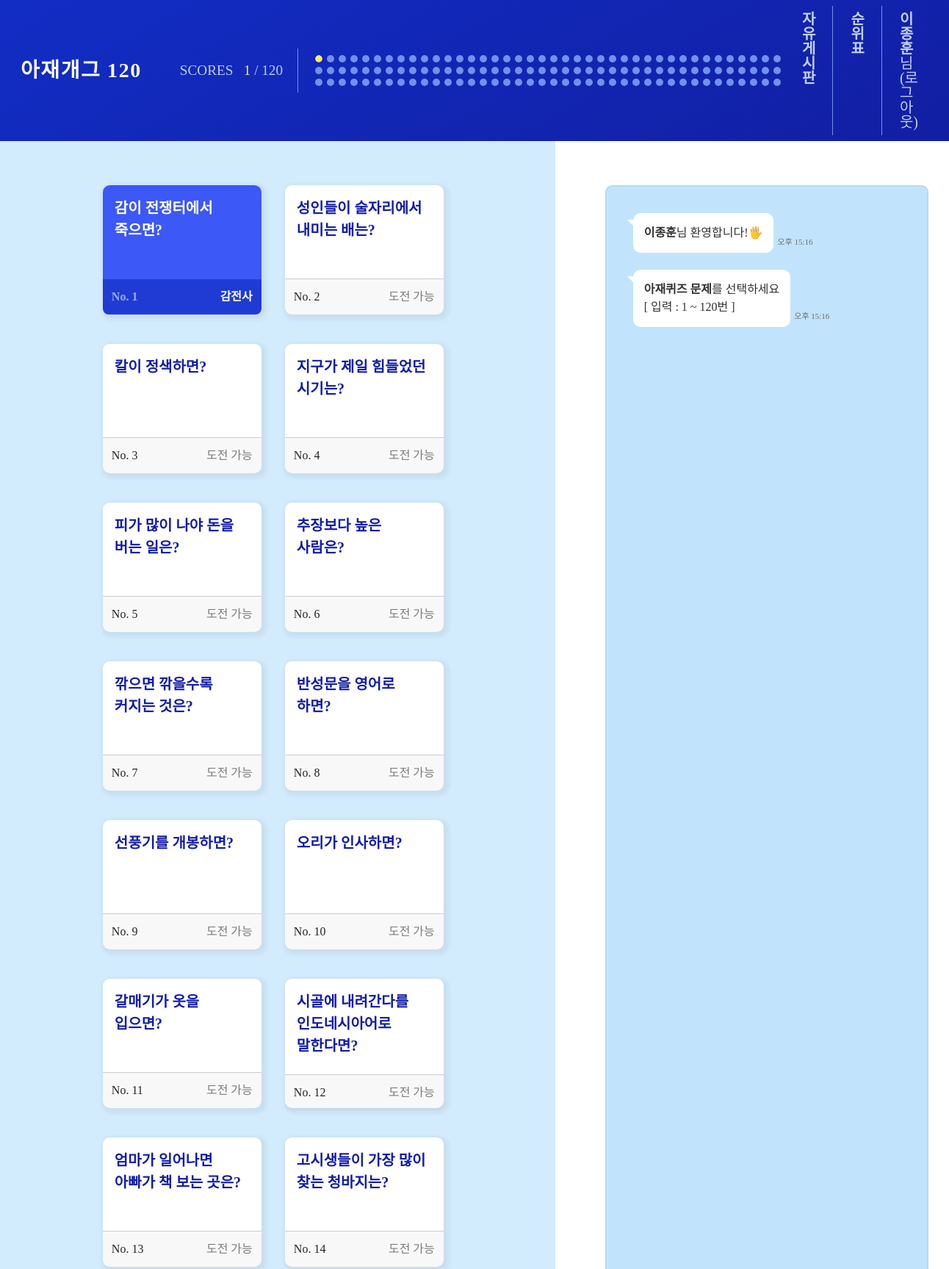
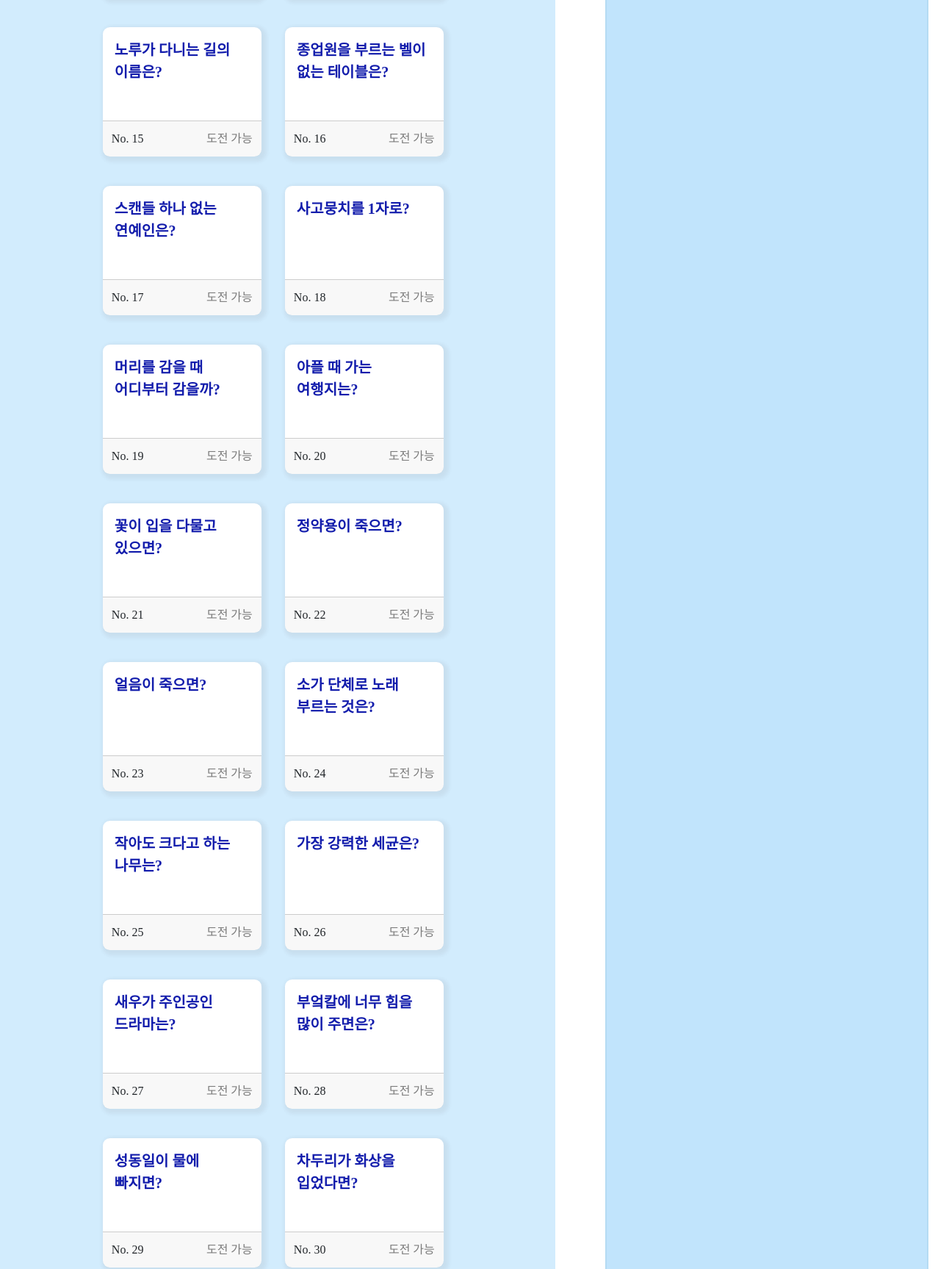
The app's page /status/show/ (signed in, upper part) with its own data (2 pictures, top to bottom).
### homepage/models.py (models this page shows, shortened)
class Users(db.Model):
    __tablename__ = 'users'
    id = db.Column(db.Integer, primary_key=True)
    username = db.Column(db.String(50), unique=True, nullable=False)
    password = db.Column(db.String(200), nullable=False)
    email = db.Column(db.String(120), unique=True, nullable=False)
    comment = db.Column(db.String(20), nullable=True)

class azquiz(db.Model):
    id = db.Column(db.Integer, primary_key=True)
    quiz = db.Column(db.String(150), nullable=False)
    answer = db.Column(db.String(50), nullable=False)
    hint = db.Column(db.String(50), nullable=False)

### homepage/views/status_views.py (the view)
@bp.route('/show/', methods=('GET', 'POST'))
@login_required
def show():
    solved_quiz_ids = solvedCount()
    quizs = azquiz.query
    return render_template('status.html', quizs=quizs, solved_quiz_ids=solved_quiz_ids)

### homepage/views/auth_views.py (called while the page is built)
@bp.before_app_request
def load_logged_in_user():
    user_id = session.get('user_id')
    if user_id is None:
        g.user = None
    else:
        g.user = Users.query.get(user_id)

def login_required(view):
    @functools.wraps(view)
    def wrapped_view(*args, **kwargs):
        if g.user is None:
            _next = request.url if request.method == 'GET' else ''
            return redirect(url_for('auth.login', next=_next))
        return view(*args, **kwargs)
    return wrapped_view

### homepage/views/status_views.py (called while the page is built)
def solvedCount():
    solved = Solved.query.filter_by(user_id=g.user.id).all()
    solved_quiz_ids = []
    for solve in solved:
        solved_quiz_ids.append(solve.quiz_id)
    return solved_quiz_ids

### homepage/templates/status.html (shortened to what this page needs)
{% extends 'base.html' %}
{% block content %}
<link rel="stylesheet" href="{{ url_for('static', filename='reset.min.css') }}" />
<div class="container-fruid whole_wrap">
    <div class="row">
        <div class="col-sm-7 quiz_wrap">
            <div class="d-flex flex-wrap justify-content-center align-items-start mx-3 my-4 p-3">
                {% for quiz in quizs %}
                <div class="my-1 quizBoxSelect" id="{{ loop.index }}">
                    <div class="col-10 card azcard m-3" style="width: 13.5rem; height: 11rem; border-radius: 0.6rem;"
                        id="quizbox{{ loop.index }}">
                        {% if quiz.id in solved_quiz_ids %}
                        <div class="card-body text-quiz quizsuccess-top">
                            <h5 class="card-title fs-5 text fw-bold lh-base quizsuccess-text"
                                style="word-break:keep-all" id="quiz{{ quiz.id }}">{{ quiz.quiz }}</h5>
                        </div>
                        <div class="container card-footer quizsuccess">
                            <div class="row">
                                <span class="col-5 p-2 fs-6 fw-bold quizsuccess-number">No. {{ quiz.id }}</span>
                                <span class="col-7 text-end p-2 text-light fw-bold">
                                    {{ quiz.answer }}
                                </span>
                            </div>
                        </div>
                        {% else %}
                        <div class="card-body text-quiz" id="quizCardBody{{ quiz.id }}">
                            <h5 class="card-title fs-5 text fw-bold lh-base" style="word-break: keep-all"
                                id="quiz{{ quiz.id }}">{{ quiz.quiz }}</h5>
                        </div>
                        <div class="container card-footer" id="unSolvedDiv{{ quiz.id }}">
                            <div class="row">
                                <span class="col-5 p-2 fs-6" id="unSolvedSpanQuizId{{ quiz.id }}">No. {{
                                    quiz.id}}</span>
                                <span class="col-7 text-end p-2 text-black-50" id="unSolvedSpan{{ quiz.id }}">
                                    도전 가능
                                </span>
                            </div>
                        </div>
                        {% endif %}
                    </div>
                </div>
                {% endfor %}
            </div>
        </div>
        <div class="col-lg-5">
            <div class="chat_wrap">
                <div class="inner">
                </div>
            </div>
        </div>
    </div>
</div>
{% endblock %}

### homepage/templates/navbar.html (shortened to what this page needs)
<nav class="navbar navbar-expand-lg navbar-light nav-gradient-background" style="
    width: 100%; z-index: 9999;" id="navbar">
    <div class="container-fluid">
        <a class="navbar-brand text-light fw-bold p-3 fs-3 nav-font nav-line-height"
            href="{{ url_for('main.index') }}">아재개그&nbsp;120</a>
        {% if g.user and not all_user_data %}
        <div class="scores">
            <div class="scores-text">
                <h2>SCORES&nbsp;&nbsp;&nbsp;<b id="solvedCountNumber" class="scores-number">{{ solved_quiz_ids|length }}</b>&nbsp;/&nbsp;120</h2>
            </div>
            <div class="scores-circles">
                <ul class="circles">
                    {% for i in range(1, 41) %}
                    {% if i in solved_quiz_ids %}
                    <li class="circle-solved" id="score{{ i }}"></li>
                    {% else %}
                    <li class="circle" id="score{{ i }}"></li>
                    {% endif %}
                    {% endfor %}
                </ul>
                <ul class="circles">
                    {% for i in range(41, 81) %}
                    {% if i in solved_quiz_ids %}
                    <li class="circle-solved" id="score{{ i }}"></li>
                    {% else %}
                    <li class="circle" id="score{{ i }}"></li>
                    {% endif %}
                    {% endfor %}
                </ul>
                <ul class="circles">
                    {% for i in range(81, 121) %}
                    {% if i in solved_quiz_ids %}
                    <li class="circle-solved" id="score{{ i }}"></li>
                    {% else %}
                    <li class="circle" id="score{{ i }}"></li>
                    {% endif %}
                    {% endfor %}
                </ul>
            </div>
        </div>
        {% endif %}
        {% if g.user %}
        <div class="collapse navbar-collapse justify-content-end px-2 fs-5" id="navbarSupportedContent"
            style="flex-grow:0;">
            <ul class="navbar-nav me-3">
                <li class="nav-item me-3 nav-rank">
                    <a class="nav-link text-nav" href="{{ url_for('question._list') }}"><b class="fw-bold">자유게시판</b></a>
                </li>
                <li class="nav-item me-3 nav-rank">
                    <a class="nav-link text-nav" href="{{ url_for('rank.rank') }}"><b class="fw-bold">순위표</b></a>
                </li>
                <li class="nav-item">
                    <a class="nav-link text-nav" href="{{ url_for('auth.logout') }}"><b class="fw-bold">{{
                            g.user.username }}</b>님 (로그아웃)</a>
                </li>
            </ul>
                {% endif %}
            </div>
        </div>
</nav>

### homepage/static/style.css (style rules this page uses)
html, body { scroll-behavior: smooth; }
body { overflow: hidden; }
.scores-number { color: #f3f169; }
.scores-text { padding: 20px; font-family: 'EliceDigitalBaeum_Bold'; color: #c0ccec; font-size: 1.2em; border-right: 0.5px solid #7291ec; margin-right: 20px; }
.scores-circles { display: flex; flex-direction: column; justify-content: start; align-items: center; padding-right: 10px; }
.circles { display: flex; flex-wrap: nowrap; justify-content: center; align-items: center; }
.circle { background-color: #7291ec; width: 10px; height: 10px; border-radius: 50%; margin: 3px; }
.circle-solved { transition: background-color 0.3s ease-in-out; background-color: #f3f169; outline: 2px solid #1521c2; width: 10px; height: 10px; border-radius: 50%; margin: 3px; }
.nav-font { font-family: 'EliceDigitalBaeum_Bold'; letter-spacing: 0.1rem; }
.nav-line-height { line-height: 1.5; }
.text-quiz { color: #131dac; }
.nav-gradient-background { background: linear-gradient(-30deg, #121b9c, #1622ce, #111a97, #122dc5); background-size: 400% 400%; animation: gradient 8s ease infinite; }
.azcard { border: none; box-shadow: 3px 3px 5px 4px rgb(77, 71, 71, 0.075); }
.card-footer:last-child { border-radius: 0 0 0.5rem 0.5rem; }
.quizsuccess-top { transition: background-color 0.5s ease-in-out; background-color: #3c58f7; border-top-left-radius: 0.6rem; border-top-right-radius: 0.6rem; }
.quizsuccess-top .quizsuccess-text { transition: color 0.5s ease-in-out; color: #FFFFFF !important; }
.quizsuccess-number { transition: color 0.5s ease-in-out; color: #9aace7 !important; }
.quizsuccess { transition: background-color 0.5s ease-in-out; background-color: #203bd4; border-top: 0; }
.quizBoxSelect { opacity: 1; }
.whole_wrap { overflow: hidden; height: 100vh; }
.text-nav { color: #c4cef0 !important; }

### records on screen
Users: user.username "이종훈"
azquiz: quiz "감이 전쟁터에서 죽으면?", id "1", answer "감전사"
azquiz: quiz "성인들이 술자리에서 내미는 배는?", id "2"
azquiz: quiz "칼이 정색하면?", id "3"
azquiz: quiz "지구가 제일 힘들었던 시기는?", id "4"
azquiz: quiz "피가 많이 나야 돈을 버는 일은?", id "5"
azquiz: quiz "추장보다 높은 사람은?", id "6"
azquiz: quiz "깎으면 깎을수록 커지는 것은?", id "7"
azquiz: quiz "반성문을 영어로 하면?", id "8"
azquiz: quiz "선풍기를 개봉하면?", id "9"
azquiz: quiz "오리가 인사하면?", id "10"
azquiz: quiz "갈매기가 옷을 입으면?", id "11"
azquiz: quiz "시골에 내려간다를 인도네시아어로 말한다면?", id "12"
azquiz: quiz "엄마가 일어나면 아빠가 책 보는 곳은?", id "13"
azquiz: quiz "고시생들이 가장 많이 찾는 청바지는?", id "14"
azquiz: quiz "노루가 다니는 길의 이름은?", id "15"
azquiz: quiz "종업원을 부르는 벨이 없는 테이블은?", id "16"
azquiz: quiz "스캔들 하나 없는 연예인은?", id "17"
azquiz: quiz "사고뭉치를 1자로?", id "18"
azquiz: quiz "머리를 감을 때 어디부터 감을까?", id "19"
azquiz: quiz "아플 때 가는 여행지는?", id "20"
azquiz: quiz "꽃이 입을 다물고 있으면?", id "21"
azquiz: quiz "정약용이 죽으면?", id "22"
azquiz: quiz "얼음이 죽으면?", id "23"
azquiz: quiz "소가 단체로 노래 부르는 것은?", id "24"
azquiz: quiz "작아도 크다고 하는 나무는?", id "25"
azquiz: quiz "가장 강력한 세균은?", id "26"
azquiz: quiz "새우가 주인공인 드라마는?", id "27"
azquiz: quiz "부엌칼에 너무 힘을 많이 주면은?", id "28"
azquiz: quiz "성동일이 물에 빠지면?", id "29"
azquiz: quiz "차두리가 화상을 입었다면?", id "30"

### other values on screen
{{ solved_quiz_ids|length }} "1"
